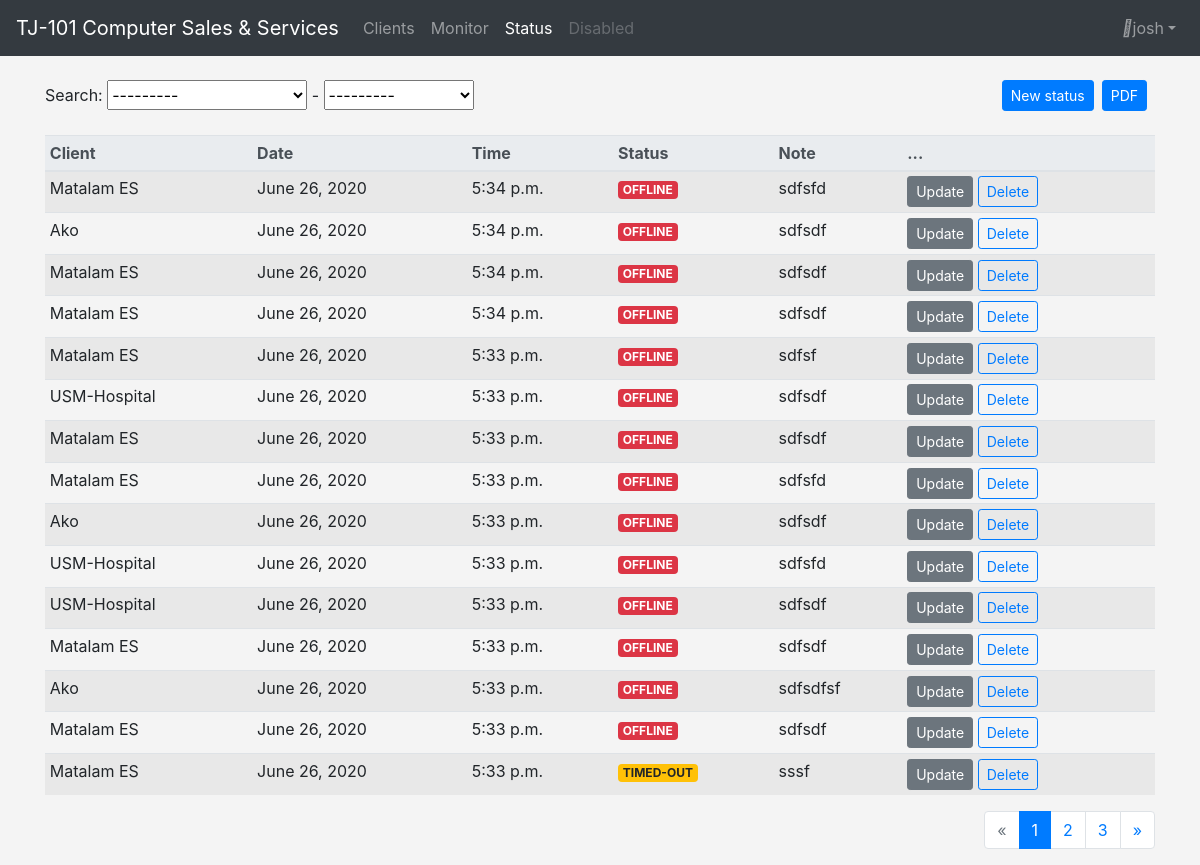
Screenshot of /clients/status/ (signed in) with the database file from the repository.
### client/models.py (models this page shows, shortened)
class Status(models.Model):
    OFF     = 'OFFLINE'
    RTO     = 'TIMED-OUT'
    INT     = 'INTERMITENT'
    ON      = 'ONLINE'
    STATUS    = (
        (OFF, 'Offline'),
        (RTO, 'Time out'),
        (INT, 'Intermitent'),
        (ON, 'Online'),
    )
    client          = models.ForeignKey(Client, on_delete=models.CASCADE)
    status_date     = models.DateField(auto_now_add=True)
    status_time     = models.TimeField(auto_now_add=True)
    status_note     = models.CharField(max_length=200)
    status_type     = models.CharField(max_length=11, choices=STATUS, default=OFF)
    class Meta:
        indexes     = [models.Index(fields=['status_date'])]
        ordering    = ['-status_date']
        verbose_name= 'status'
        verbose_name_plural = 'statuses'

class Client(models.Model):
    client_no       = models.CharField(max_length=50)
    client_name     = models.CharField(max_length=150)
    client_address  = models.CharField(max_length=200)
    client_email    = models.CharField(max_length=100)
    client_registered = models.DateField(auto_now_add=False)
    client_active   = models.BooleanField(default=False)
    client_ip       = models.CharField(default="", max_length=20)
    client_contact  = models.CharField(default="", max_length=50)
    client_contact_person = models.CharField(default="", max_length=100)
    class Meta:
        indexes = [models.Index(fields=['client_name', 'client_no'])]
        ordering = ('client_name', 'client_no')
        verbose_name = 'client'
        verbose_name_plural = 'clients'
    def __str__(self):
        return  self.client_name

### client/views.py (the view)
# urls.py: path('status/', views.status_list, name='statuses'),
def status_list(request):
    statuses = Status.objects.all()
    status_filter = StatusFilter(request.GET, queryset=statuses)
    page = request.GET.get('page', 1)
    paginator = Paginator(status_filter.qs, 15)
    try:
        statusex = paginator.page(page)
    except PageNotAnInteger:
        statusex = paginator.page(1)
    except EmptyPage:
        statusex = paginator.page(paginator.num_pages)
    flag1 = True
    return render(request, 'status/statuses.html', {'statuses': statusex, 'flag1':flag1, 'filter': status_filter})

### templates/status/statuses.html (shortened to what this page needs)
{% extends 'base/base.html' %}
{% load crispy_forms_tags %}
{% block content %}
    {% if user.is_authenticated  %}
        {% include 'base/navbar-status.html' %}
        <br>
            <div class="container">
                <div class="row mb-2">
                    <div class="col-6 mb-2 float-left">
                        <form method="GET">
                            Search: {{filter.form.client}} - {{filter.form.status_type}}
                        </form>
                    </div>
                    <div class="col mb-2 float-right">
                        <button type="button" class="btn btn-primary btn-sm js-pdf-client mx-2 float-right" onclick="window.open('/clients/report/')">
                            PDF
                        </button>
                        <button type="button" class="btn btn-primary btn-sm js-create-status mb-2 float-right" data-url="{% url 'client:create_status_1' %}">
                             New status
                        </button>
                    </div>
                </div>
                <div class="table-responsive">
                    <table class="table table-hover table-sm table-striped" id="statusTable">
                        <thead class="thead-light">
                            <tr>
                                <th>Client</th>
                                <th>Date</th>
                                <th>Time</th>
                                <th>Status</th>
                                <th>Note</th>
                                <th>...</th>
                            </tr>
                        </thead>
                        <tbody>
                            {% include 'status/partial_status_list.html' %}
                        </tbody>
                    </table>
                </div>
                            {% if flag1 == True %}
                                    <div>
                                        {% if statuses.has_other_pages %}
                                            <ul class="pagination justify-content-end">
                                                {% if statuses.has_previous %}
                                                    <li class="page-item btn-secondary">
                                                        <a class="page-link" href="?page={{ statuses.previous_page_number }}">&laquo;</a>
                                                    </li>
                                                {% else %}
                                                    <li class="page-item disabled">
                                                        <a class="page-link" href="#" tabindex="-1" aria-disabled="true"> <span>&laquo;</span></a>
                                                    </li>
                                                {% endif %}
                                                {% for i in statuses.paginator.page_range %}
                                                    {% if statuses.number == i %}
                                                        <li class="page-item active" aria-current="page">
                                                            <a class="page-link" href="#"><span>{{ i }} <span class="sr-only">(current)</span></span></a>
                                                        </li>
                                                    {% elif i > statuses.number|add:'-5' and i < statuses.number|add:'5' %}
                                                        <li class="page-item">
                                                            <a class="page-link " href="?page={{ i }}">{{ i }}</a>
                                                        </li>
                                                    {% endif %}
                                                {% endfor %}
                                                {% if statuses.has_next %}
                                                    <li class="page-item">
                                                        <a class="page-link" href="?page={{ statuses.next_page_number }}">&raquo;</a>
                                                    </li>
                                                {% else %}
                                                    <li class="page-item disabled">
                                                        <a class="page-link" href="#" tabindex="-1" aria-disabled="true"><span>&raquo;</span></a>
                                                    </li>
                                                {% endif %}
                                            </ul>
                                        {% endif %}
                                    </div>
                            {% endif %}
            </div>
    {% endif %}
{% endblock content %}

### templates/base/navbar-user.html (shortened to what this page needs)
<ul class="navbar-nav ml-auto ml-md-0">
    <li class="nav-item dropdown">
        <a class="nav-link dropdown-toggle" id="userDropdown" href="#" role="button" data-toggle="dropdown" aria-haspopup="true" aria-expanded="false"><i class="fas fa-user fa-fw"></i>{{user.username}}</a>
    </li>
  </ul>

### templates/status/partial_status_list.html (shortened to what this page needs)
<div>
    {% for status in statuses  %}
        <tr>
            <td>{{status.client}}</td>
            <td>{{status.status_date}}</td>
            <td>{{status.status_time}}</td>
            {% if status.status_type == 'ONLINE' %}
                <td><span class="badge badge-success">{{status.status_type}}</span> </td>
            {% elif status.status_type == 'OFFLINE' %}
                <td><span class="badge badge-danger">{{status.status_type}}</span></td>
            {% elif status.status_type == 'TIMED-OUT' %}
                <td><span class="badge badge-warning">{{status.status_type}}</span></td>
            {% else %}
                <td><span class="badge badge-primary">{{status.status_type}}</span></td>
            {% endif %}
            <td>{{status.status_note}}</td>
            <td>
                <button type="button"
                    class="btn btn-secondary btn-sm js-update-status" data-url="{% url 'client:update_status' status.pk %}">
                    Update
                </button>
                <button type="button"
                    class="btn btn-outline-primary btn-sm js-delete-status" data-url="{% url 'client:delete_status' status.pk %}">
                    Delete
                </button>
            </td>
        </tr>
    {% endfor %}
</div>

### static/css/style.css (style rules this page uses)
body { background-color: #f4f4f4; }

### templates/status/statuses.html (style rules this page uses)
#id_client { width: 200px; height: 30px; }
#id_status_type { width: 150px; height: 30px; }

### rows the page displays
Status: client "Matalam ES", status_date "June 26, 2020", status_time "5:34 p.m.", status_type "OFFLINE", status_note "sdfsfd"
Status: client "Ako", status_date "June 26, 2020", status_time "5:34 p.m.", status_type "OFFLINE", status_note "sdfsdf"
Status: client "Matalam ES", status_date "June 26, 2020", status_time "5:34 p.m.", status_type "OFFLINE", status_note "sdfsdf"
Status: client "Matalam ES", status_date "June 26, 2020", status_time "5:34 p.m.", status_type "OFFLINE", status_note "sdfsdf"
Status: client "Matalam ES", status_date "June 26, 2020", status_time "5:33 p.m.", status_type "OFFLINE", status_note "sdfsf"
Status: client "USM-Hospital", status_date "June 26, 2020", status_time "5:33 p.m.", status_type "OFFLINE", status_note "sdfsdf"
Status: client "Matalam ES", status_date "June 26, 2020", status_time "5:33 p.m.", status_type "OFFLINE", status_note "sdfsdf"
Status: client "Matalam ES", status_date "June 26, 2020", status_time "5:33 p.m.", status_type "OFFLINE", status_note "sdfsfd"
Status: client "Ako", status_date "June 26, 2020", status_time "5:33 p.m.", status_type "OFFLINE", status_note "sdfsdf"
Status: client "USM-Hospital", status_date "June 26, 2020", status_time "5:33 p.m.", status_type "OFFLINE", status_note "sdfsfd"
Status: client "USM-Hospital", status_date "June 26, 2020", status_time "5:33 p.m.", status_type "OFFLINE", status_note "sdfsdf"
Status: client "Matalam ES", status_date "June 26, 2020", status_time "5:33 p.m.", status_type "OFFLINE", status_note "sdfsdf"
Status: client "Ako", status_date "June 26, 2020", status_time "5:33 p.m.", status_type "OFFLINE", status_note "sdfsdfsf"
Status: client "Matalam ES", status_date "June 26, 2020", status_time "5:33 p.m.", status_type "OFFLINE", status_note "sdfsdf"
Status: client "Matalam ES", status_date "June 26, 2020", status_time "5:33 p.m.", status_type "TIMED-OUT", status_note "sssf"

### other values shown
{{ user.username }} "josh"
{{ i }} "1"
{{ i }} "2" "3"
